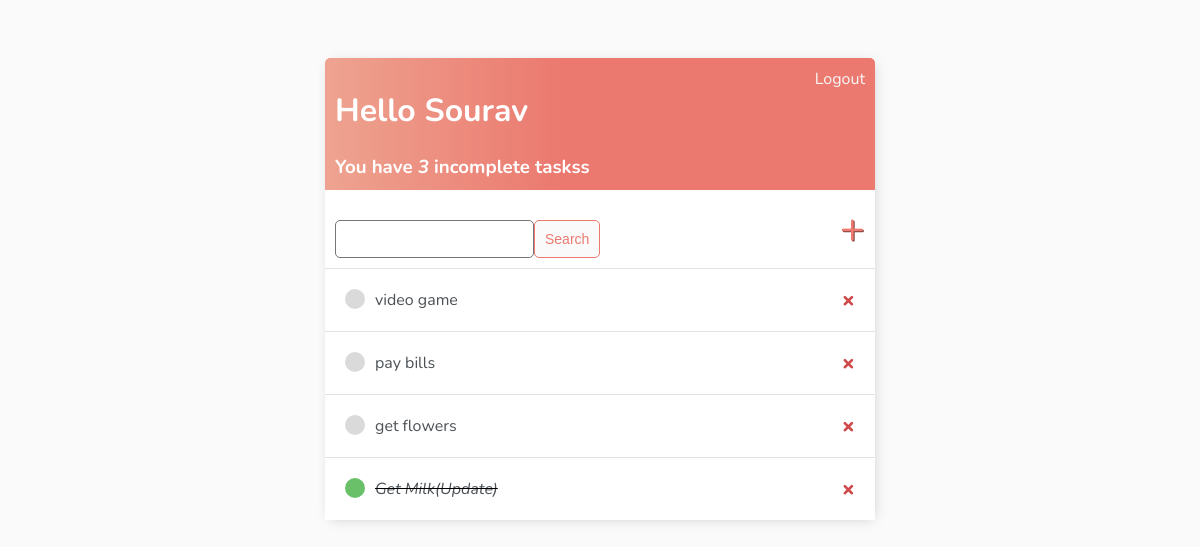
The app's page / (signed in) with its own data.
### base/models.py (models this page shows)
class Task(models.Model):
    user = models.ForeignKey(User, on_delete=models.CASCADE, null=True, blank=True)
    title = models.CharField(max_length=200)
    description = models.TextField(null=True, blank=True)
    complete = models.BooleanField(default=False)
    created = models.DateTimeField(auto_now_add=True)
    def __str__(self):
        return self.title
    class Meta:
        ordering = ['complete']

### base/views.py (the view)
# urls.py: path('', TaskList.as_view(), name='tasks'),
class TaskList(LoginRequiredMixin, ListView):
    model = Task
    context_object_name = 'tasks'
    def get_context_data(self, **kwargs):
        context = super().get_context_data(**kwargs)
        context['tasks'] = context['tasks'].filter(user=self.request.user)
        context['count'] = context['tasks'].filter(complete=False).count()
        search_input = self.request.GET.get('search-area') or ''
        if search_input:
            context['tasks'] = context['tasks'].filter(title__startswith=search_input)
        context['search_input'] = search_input
        return context

### base/templates/base/task_list.html
{% extends 'base/main.html' %}
{% block content %}
<div class="header-bar">
    <div>
        <h1>Hello {{request.user|title}}</h1>
        <h3 style="margin:0">You have <i>{{count}}</i> incomplete tasks{{ count|pluralize:"s" }}</h3>
    </div>
    {% if request.user.is_authenticated %}
    <a href="{% url 'logout' %}">Logout</a>
    {% else %}
    <a href="{% url 'login' %}">Login</a>
    {% endif %}
</div>
<div id="search-add-wrapper">
    <form method ='GET' style="margin-top: 20px; display: flex;">
        <input type="text" name="search-area" value="{{search_input}}">
        <input class = "button" type="submit" value="Search">
    </form>
    <a id="add-link" href="{% url 'task-create' %}">&#x2b;</a>
</div>
<div class="task-items-wrapper">
    {% for task in tasks %}
        <div class="task-wrapper">
            {% if task.complete %}
            <div class="task-title">
                <div class="task-complete-icon"></div>
                <i><s><a href="{% url 'task-update' task.id %}">{{task}}</a></s></i>
            </div>
            <a class="delete-link" href="{% url 'task-delete' task.id %}">&#215;</a>
            {% else %}
            <div class="task-title">
                <div class="task-incomplete-icon"></div>
                <a href="{% url 'task-update' task.id %}">{{task}}</a>
            </div>
            <a class="delete-link" href="{% url 'task-delete' task.id %}">&#215;</a>
            {% endif %}
        </div>
    {% empty %}
    <h3>No items in list</h3>
    {% endfor %}
</div>
{% endblock content %}

### base/templates/base/main.html (style rules this page uses)
body { background-color: #FAFAFA; font-family: 'Nunito', sans-serif; padding-top: 50px; }
h1, h2, h3, h4, h5, h6, { font-family: 'Raleway', sans-serif; }
a, p { color: #4b5156; }
.header-bar { display: flex; justify-content: space-between; color: #fff; padding: 10px; border-radius: 5px 5px 0 0; background: linear-gradient(90deg, #EEA390 0%, #EB796F 43%, #EB796F 100%); }
.header-bar a { color: rgb(247, 247, 247); text-decoration: none; }
.task-wrapper { display: flex; align-items: center; justify-content: space-between; padding: 20px; background-color: #fff; border-top: 1px solid rgb(226, 226, 226); }
.task-title { display: flex; }
.task-title a { text-decoration: none; color: #4b5156; margin-left: 10px; }
.task-complete-icon { height: 20px; width: 20px; background-color: rgb(105, 192, 105); border-radius: 50%; }
.task-incomplete-icon { height: 20px; width: 20px; background-color: rgb(218, 218, 218); border-radius: 50%; }
.delete-link { text-decoration: none; font-weight: 900; color: #cf4949; font-size: 22px; line-height: 0; }
#search-add-wrapper { display: flex; justify-content: space-between; align-items: center; padding: 10px; }
#add-link { color: #EB796F; text-decoration: none; font-size: 42px; text-shadow: 1px 1px #81413b; }
input[type=text], input[type=password], textarea { border: 1px solid #757575; border-radius: 5px; padding: 10px; width: 90%; }
::placeholder { font-weight: 300; opacity: 0.5; }
.button { border: 1px solid #EB796F; background-color: #FAFAFA; color: #EB796F; padding: 10px; font-size: 14px; border-radius: 5px; cursor: pointer; text-decoration: none; }

### records on screen
Task: title "video game"
Task: title "pay bills"
Task: title "get flowers"
Task: title "Get Milk(Update)"

### other values on screen
{{ request.user|title }} "Sourav"
{{ count }} "3"
